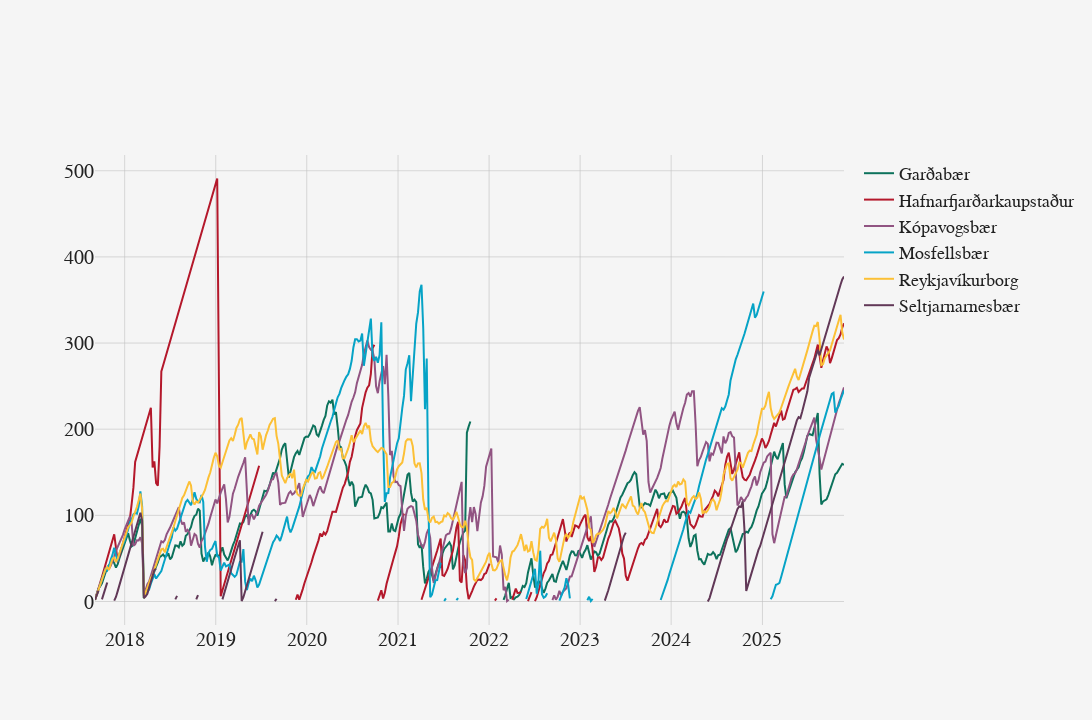

Notebook code cell kept with this figure:
### Code cell
df_stats\
.assign(date = lambda r: r.date.dt.date)\
.loc[lambda r: r.realestate_category_name == 'Fjölbýli']\
.loc[lambda r: r.construction_category == 'new']\
.pivot(index='date', columns='city_name', values='listing_days')\
.isb.plot()

### Figure 1 — Plotly figure (JSON) as saved in the notebook; plotly's stock layout.template omitted (floating-point values rounded to 4 significant figures; data arrays with more than 128 entries replaced by an {"elided": "..."} marker saying what was removed)
{"data": [{"line": {"color": "rgb(13, 114, 92)"}, "name": "Garðabær", "showlegend": true, "type": "scatter", "x": {"elided": "430 str values"}, "y": {"elided": "430 float values"}}, {"line": {"color": "rgb(180, 24, 43)"}, "name": "Hafnarfjarðarkaupstaður", "showlegend": true, "type": "scatter", "x": {"elided": "430 str values"}, "y": {"elided": "430 float values"}}, {"line": {"color": "rgb(145, 84, 130)"}, "name": "Kópavogsbær", "showlegend": true, "type": "scatter", "x": {"elided": "430 str values"}, "y": {"elided": "430 float values"}}, {"line": {"color": "rgb(6, 163, 198)"}, "name": "Mosfellsbær", "showlegend": true, "type": "scatter", "x": {"elided": "430 str values"}, "y": {"elided": "430 float values"}}, {"line": {"color": "rgb(252, 192, 54)"}, "name": "Reykjavíkurborg", "showlegend": true, "type": "scatter", "x": {"elided": "430 str values"}, "y": {"elided": "430 float values"}}, {"line": {"color": "rgb(97, 56, 87)"}, "name": "Seltjarnarnesbær", "showlegend": true, "type": "scatter", "x": {"elided": "430 str values"}, "y": {"elided": "430 float values"}}], "layout": {"autosize": false, "font": {"color": "#212121", "family": "TT Norms Pro"}, "height": 720, "legend": {"font": {"color": "#212121", "family": "TT Norms Pro", "size": 18}}, "margin": {"b": 95, "l": 95, "r": 95, "t": 155}, "paper_bgcolor": "#f5f5f5", "plot_bgcolor": "#f5f5f5", "width": 1280, "xaxis": {"gridcolor": "rgba(192, 192, 192, 0.6)", "tickfont": {"color": "#212121", "family": "TT Norms Pro", "size": 20}, "title": {"font": {"color": "#212121", "family": "TT Norms Pro", "size": 24}}, "zerolinecolor": "rgba(192, 192, 192, 0.6)", "zerolinewidth": 0}, "xaxis10": {"gridcolor": "rgba(192, 192, 192, 0.6)", "tickfont": {"color": "#212121", "family": "TT Norms Pro", "size": 20}, "title": {"font": {"color": "#212121", "family": "TT Norms Pro", "size": 24}}, "zerolinecolor": "rgba(192, 192, 192, 0.6)", "zerolinewidth": 0}, "xaxis11": {"gridcolor": "rgba(192, 192, 192, 0.6)", "tickfont": {"color": "#212121", "family": "TT Norms Pro", "size": 20}, "title": {"font": {"color": "#212121", "family": "TT Norms Pro", "size": 24}}, "zerolinecolor": "rgba(192, 192, 192, 0.6)", "zerolinewidth": 0}, "xaxis12": {"gridcolor": "rgba(192, 192, 192, 0.6)", "tickfont": {"color": "#212121", "family": "TT Norms Pro", "size": 20}, "title": {"font": {"color": "#212121", "family": "TT Norms Pro", "size": 24}}, "zerolinecolor": "rgba(192, 192, 192, 0.6)", "zerolinewidth": 0}, "xaxis13": {"gridcolor": "rgba(192, 192, 192, 0.6)", "tickfont": {"color": "#212121", "family": "TT Norms Pro", "size": 20}, "title": {"font": {"color": "#212121", "family": "TT Norms Pro", "size": 24}}, "zerolinecolor": "rgba(192, 192, 192, 0.6)", "zerolinewidth": 0}, "xaxis14": {"gridcolor": "rgba(192, 192, 192, 0.6)", "tickfont": {"color": "#212121", "family": "TT Norms Pro", "size": 20}, "title": {"font": {"color": "#212121", "family": "TT Norms Pro", "size": 24}}, "zerolinecolor": "rgba(192, 192, 192, 0.6)", "zerolinewidth": 0}, "xaxis15": {"gridcolor": "rgba(192, 192, 192, 0.6)", "tickfont": {"color": "#212121", "family": "TT Norms Pro", "size": 20}, "title": {"font": {"color": "#212121", "family": "TT Norms Pro", "size": 24}}, "zerolinecolor": "rgba(192, 192, 192, 0.6)", "zerolinewidth": 0}, "xaxis16": {"gridcolor": "rgba(192, 192, 192, 0.6)", "tickfont": {"color": "#212121", "family": "TT Norms Pro", "size": 20}, "title": {"font": {"color": "#212121", "family": "TT Norms Pro", "size": 24}}, "zerolinecolor": "rgba(192, 192, 192, 0.6)", "zerolinewidth": 0}, "xaxis17": {"gridcolor": "rgba(192, 192, 192, 0.6)", "tickfont": {"color": "#212121", "family": "TT Norms Pro", "size": 20}, "title": {"font": {"color": "#212121", "family": "TT Norms Pro", "size": 24}}, "zerolinecolor": "rgba(192, 192, 192, 0.6)", "zerolinewidth": 0}, "xaxis18": {"gridcolor": "rgba(192, 192, 192, 0.6)", "tickfont": {"color": "#212121", "family": "TT Norms Pro", "size": 20}, "title": {"font": {"color": "#212121", "family": "TT Norms Pro", "size": 24}}, "zerolinecolor": "rgba(192, 192, 192, 0.6)", "zerolinewidth": 0}, "xaxis19": {"gridcolor": "rgba(192, 192, 192, 0.6)", "tickfont": {"color": "#212121", "family": "TT Norms Pro", "size": 20}, "title": {"font": {"color": "#212121", "family": "TT Norms Pro", "size": 24}}, "zerolinecolor": "rgba(192, 192, 192, 0.6)", "zerolinewidth": 0}, "xaxis2": {"gridcolor": "rgba(192, 192, 192, 0.6)", "tickfont": {"color": "#212121", "family": "TT Norms Pro", "size": 20}, "title": {"font": {"color": "#212121", "family": "TT Norms Pro", "size": 24}}, "zerolinecolor": "rgba(192, 192, 192, 0.6)", "zerolinewidth": 0}, "xaxis20": {"gridcolor": "rgba(192, 192, 192, 0.6)", "tickfont": {"color": "#212121", "family": "TT Norms Pro", "size": 20}, "title": {"font": {"color": "#212121", "family": "TT Norms Pro", "size": 24}}, "zerolinecolor": "rgba(192, 192, 192, 0.6)", "zerolinewidth": 0}, "xaxis3": {"gridcolor": "rgba(192, 192, 192, 0.6)", "tickfont": {"color": "#212121", "family": "TT Norms Pro", "size": 20}, "title": {"font": {"color": "#212121", "family": "TT Norms Pro", "size": 24}}, "zerolinecolor": "rgba(192, 192, 192, 0.6)", "zerolinewidth": 0}, "xaxis4": {"gridcolor": "rgba(192, 192, 192, 0.6)", "tickfont": {"color": "#212121", "family": "TT Norms Pro", "size": 20}, "title": {"font": {"color": "#212121", "family": "TT Norms Pro", "size": 24}}, "zerolinecolor": "rgba(192, 192, 192, 0.6)", "zerolinewidth": 0}, "xaxis5": {"gridcolor": "rgba(192, 192, 192, 0.6)", "tickfont": {"color": "#212121", "family": "TT Norms Pro", "size": 20}, "title": {"font": {"color": "#212121", "family": "TT Norms Pro", "size": 24}}, "zerolinecolor": "rgba(192, 192, 192, 0.6)", "zerolinewidth": 0}, "xaxis6": {"gridcolor": "rgba(192, 192, 192, 0.6)", "tickfont": {"color": "#212121", "family": "TT Norms Pro", "size": 20}, "title": {"font": {"color": "#212121", "family": "TT Norms Pro", "size": 24}}, "zerolinecolor": "rgba(192, 192, 192, 0.6)", "zerolinewidth": 0}, "xaxis7": {"gridcolor": "rgba(192, 192, 192, 0.6)", "tickfont": {"color": "#212121", "family": "TT Norms Pro", "size": 20}, "title": {"font": {"color": "#212121", "family": "TT Norms Pro", "size": 24}}, "zerolinecolor": "rgba(192, 192, 192, 0.6)", "zerolinewidth": 0}, "xaxis8": {"gridcolor": "rgba(192, 192, 192, 0.6)", "tickfont": {"color": "#212121", "family": "TT Norms Pro", "size": 20}, "title": {"font": {"color": "#212121", "family": "TT Norms Pro", "size": 24}}, "zerolinecolor": "rgba(192, 192, 192, 0.6)", "zerolinewidth": 0}, "xaxis9": {"gridcolor": "rgba(192, 192, 192, 0.6)", "tickfont": {"color": "#212121", "family": "TT Norms Pro", "size": 20}, "title": {"font": {"color": "#212121", "family": "TT Norms Pro", "size": 24}}, "zerolinecolor": "rgba(192, 192, 192, 0.6)", "zerolinewidth": 0}, "yaxis": {"gridcolor": "rgba(192, 192, 192, 0.6)", "tickfont": {"color": "#212121", "family": "TT Norms Pro", "size": 20}, "title": {"font": {"color": "#212121", "family": "TT Norms Pro", "size": 24}}, "zerolinecolor": "rgba(192, 192, 192, 0.6)", "zerolinewidth": 0}, "yaxis10": {"gridcolor": "rgba(192, 192, 192, 0.6)", "tickfont": {"color": "#212121", "family": "TT Norms Pro", "size": 20}, "title": {"font": {"color": "#212121", "family": "TT Norms Pro", "size": 24}}, "zerolinecolor": "rgba(192, 192, 192, 0.6)", "zerolinewidth": 0}, "yaxis11": {"gridcolor": "rgba(192, 192, 192, 0.6)", "tickfont": {"color": "#212121", "family": "TT Norms Pro", "size": 20}, "title": {"font": {"color": "#212121", "family": "TT Norms Pro", "size": 24}}, "zerolinecolor": "rgba(192, 192, 192, 0.6)", "zerolinewidth": 0}, "yaxis12": {"gridcolor": "rgba(192, 192, 192, 0.6)", "tickfont": {"color": "#212121", "family": "TT Norms Pro", "size": 20}, "title": {"font": {"color": "#212121", "family": "TT Norms Pro", "size": 24}}, "zerolinecolor": "rgba(192, 192, 192, 0.6)", "zerolinewidth": 0}, "yaxis13": {"gridcolor": "rgba(192, 192, 192, 0.6)", "tickfont": {"color": "#212121", "family": "TT Norms Pro", "size": 20}, "title": {"font": {"color": "#212121", "family": "TT Norms Pro", "size": 24}}, "zerolinecolor": "rgba(192, 192, 192, 0.6)", "zerolinewidth": 0}, "yaxis14": {"gridcolor": "rgba(192, 192, 192, 0.6)", "tickfont": {"color": "#212121", "family": "TT Norms Pro", "size": 20}, "title": {"font": {"color": "#212121", "family": "TT Norms Pro", "size": 24}}, "zerolinecolor": "rgba(192, 192, 192, 0.6)", "zerolinewidth": 0}, "yaxis15": {"gridcolor": "rgba(192, 192, 192, 0.6)", "tickfont": {"color": "#212121", "family": "TT Norms Pro", "size": 20}, "title": {"font": {"color": "#212121", "family": "TT Norms Pro", "size": 24}}, "zerolinecolor": "rgba(192, 192, 192, 0.6)", "zerolinewidth": 0}, "yaxis16": {"gridcolor": "rgba(192, 192, 192, 0.6)", "tickfont": {"color": "#212121", "family": "TT Norms Pro", "size": 20}, "title": {"font": {"color": "#212121", "family": "TT Norms Pro", "size": 24}}, "zerolinecolor": "rgba(192, 192, 192, 0.6)", "zerolinewidth": 0}, "yaxis17": {"gridcolor": "rgba(192, 192, 192, 0.6)", "tickfont": {"color": "#212121", "family": "TT Norms Pro", "size": 20}, "title": {"font": {"color": "#212121", "family": "TT Norms Pro", "size": 24}}, "zerolinecolor": "rgba(192, 192, 192, 0.6)", "zerolinewidth": 0}, "yaxis18": {"gridcolor": "rgba(192, 192, 192, 0.6)", "tickfont": {"color": "#212121", "family": "TT Norms Pro", "size": 20}, "title": {"font": {"color": "#212121", "family": "TT Norms Pro", "size": 24}}, "zerolinecolor": "rgba(192, 192, 192, 0.6)", "zerolinewidth": 0}, "yaxis19": {"gridcolor": "rgba(192, 192, 192, 0.6)", "tickfont": {"color": "#212121", "family": "TT Norms Pro", "size": 20}, "title": {"font": {"color": "#212121", "family": "TT Norms Pro", "size": 24}}, "zerolinecolor": "rgba(192, 192, 192, 0.6)", "zerolinewidth": 0}, "yaxis2": {"gridcolor": "rgba(192, 192, 192, 0.6)", "tickfont": {"color": "#212121", "family": "TT Norms Pro", "size": 20}, "title": {"font": {"color": "#212121", "family": "TT Norms Pro", "size": 24}}, "zerolinecolor": "rgba(192, 192, 192, 0.6)", "zerolinewidth": 0}, "yaxis20": {"gridcolor": "rgba(192, 192, 192, 0.6)", "tickfont": {"color": "#212121", "family": "TT Norms Pro", "size": 20}, "title": {"font": {"color": "#212121", "family": "TT Norms Pro", "size": 24}}, "zerolinecolor": "rgba(192, 192, 192, 0.6)", "zerolinewidth": 0}, "yaxis3": {"gridcolor": "rgba(192, 192, 192, 0.6)", "tickfont": {"color": "#212121", "family": "TT Norms Pro", "size": 20}, "title": {"font": {"color": "#212121", "family": "TT Norms Pro", "size": 24}}, "zerolinecolor": "rgba(192, 192, 192, 0.6)", "zerolinewidth": 0}, "yaxis4": {"gridcolor": "rgba(192, 192, 192, 0.6)", "tickfont": {"color": "#212121", "family": "TT Norms Pro", "size": 20}, "title": {"font": {"color": "#212121", "family": "TT Norms Pro", "size": 24}}, "zerolinecolor": "rgba(192, 192, 192, 0.6)", "zerolinewidth": 0}, "yaxis5": {"gridcolor": "rgba(192, 192, 192, 0.6)", "tickfont": {"color": "#212121", "family": "TT Norms Pro", "size": 20}, "title": {"font": {"color": "#212121", "family": "TT Norms Pro", "size": 24}}, "zerolinecolor": "rgba(192, 192, 192, 0.6)", "zerolinewidth": 0}, "yaxis6": {"gridcolor": "rgba(192, 192, 192, 0.6)", "tickfont": {"color": "#212121", "family": "TT Norms Pro", "size": 20}, "title": {"font": {"color": "#212121", "family": "TT Norms Pro", "size": 24}}, "zerolinecolor": "rgba(192, 192, 192, 0.6)", "zerolinewidth": 0}, "yaxis7": {"gridcolor": "rgba(192, 192, 192, 0.6)", "tickfont": {"color": "#212121", "family": "TT Norms Pro", "size": 20}, "title": {"font": {"color": "#212121", "family": "TT Norms Pro", "size": 24}}, "zerolinecolor": "rgba(192, 192, 192, 0.6)", "zerolinewidth": 0}, "yaxis8": {"gridcolor": "rgba(192, 192, 192, 0.6)", "tickfont": {"color": "#212121", "family": "TT Norms Pro", "size": 20}, "title": {"font": {"color": "#212121", "family": "TT Norms Pro", "size": 24}}, "zerolinecolor": "rgba(192, 192, 192, 0.6)", "zerolinewidth": 0}, "yaxis9": {"gridcolor": "rgba(192, 192, 192, 0.6)", "tickfont": {"color": "#212121", "family": "TT Norms Pro", "size": 20}, "title": {"font": {"color": "#212121", "family": "TT Norms Pro", "size": 24}}, "zerolinecolor": "rgba(192, 192, 192, 0.6)", "zerolinewidth": 0}}}
